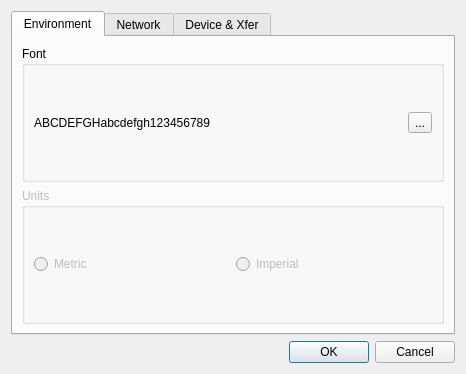
<ui version="4.0" >
 <class>IDlgConfig</class>
 <widget class="QDialog" name="IDlgConfig" >
  <property name="geometry" >
   <rect>
    <x>0</x>
    <y>0</y>
    <width>466</width>
    <height>374</height>
   </rect>
  </property>
  <property name="windowTitle" >
   <string>Dialog</string>
  </property>
  <layout class="QVBoxLayout" >
   <item>
    <widget class="QTabWidget" name="tabWidget" >
     <property name="currentIndex" >
      <number>0</number>
     </property>
     <widget class="QWidget" name="tab" >
      <attribute name="title" >
       <string>Environment</string>
      </attribute>
      <layout class="QVBoxLayout" >
       <item>
        <widget class="QGroupBox" name="groupBox" >
         <property name="title" >
          <string>Font</string>
         </property>
         <layout class="QHBoxLayout" >
          <item>
           <widget class="QLabel" name="labelFont" >
            <property name="text" >
             <string>ABCDEFGHabcdefgh123456789</string>
            </property>
           </widget>
          </item>
          <item>
           <widget class="QToolButton" name="toolFont" >
            <property name="text" >
             <string>...</string>
            </property>
           </widget>
          </item>
         </layout>
        </widget>
       </item>
       <item>
        <widget class="QGroupBox" name="groupBox_2" >
         <property name="enabled" >
          <bool>false</bool>
         </property>
         <property name="title" >
          <string>Units</string>
         </property>
         <layout class="QHBoxLayout" >
          <item>
           <widget class="QRadioButton" name="radioMetric" >
            <property name="text" >
             <string>Metric</string>
            </property>
           </widget>
          </item>
          <item>
           <widget class="QRadioButton" name="radioImperial" >
            <property name="text" >
             <string>Imperial</string>
            </property>
           </widget>
          </item>
         </layout>
        </widget>
       </item>
      </layout>
     </widget>
     <widget class="QWidget" name="tab_2" >
      <attribute name="title" >
       <string>Network</string>
      </attribute>
      <layout class="QVBoxLayout" >
       <item>
        <widget class="QGroupBox" name="groupBox_4" >
         <property name="title" >
          <string>Proxy</string>
         </property>
         <layout class="QVBoxLayout" >
          <item>
           <widget class="QCheckBox" name="checkProxy" >
            <property name="text" >
             <string>enable</string>
            </property>
           </widget>
          </item>
          <item>
           <layout class="QHBoxLayout" >
            <item>
             <widget class="QLabel" name="label" >
              <property name="text" >
               <string>URL</string>
              </property>
             </widget>
            </item>
            <item>
             <widget class="QLineEdit" name="lineProxyURL" />
            </item>
            <item>
             <widget class="QLabel" name="label_4" >
              <property name="text" >
               <string>Port</string>
              </property>
             </widget>
            </item>
            <item>
             <widget class="QLineEdit" name="lineProxyPort" >
              <property name="inputMask" >
               <string>00000; </string>
              </property>
              <property name="text" >
               <string>8080</string>
              </property>
             </widget>
            </item>
           </layout>
          </item>
         </layout>
        </widget>
       </item>
       <item>
        <widget class="QGroupBox" name="groupBox_5" >
         <property name="title" >
          <string>Browser</string>
         </property>
         <layout class="QVBoxLayout" >
          <item>
           <widget class="QComboBox" name="comboBrowser" >
            <item>
             <property name="text" >
              <string>Firefox</string>
             </property>
            </item>
            <item>
             <property name="text" >
              <string>Konqueror</string>
             </property>
            </item>
            <item>
             <property name="text" >
              <string>other (needs command line)</string>
             </property>
            </item>
           </widget>
          </item>
          <item>
           <widget class="QLineEdit" name="lineBrowserCmd" >
            <property name="enabled" >
             <bool>false</bool>
            </property>
            <property name="text" >
             <string>my command %s</string>
            </property>
           </widget>
          </item>
          <item>
           <widget class="QLabel" name="label_5" >
            <property name="text" >
             <string>%s will be replaced by URL</string>
            </property>
           </widget>
          </item>
         </layout>
        </widget>
       </item>
      </layout>
     </widget>
     <widget class="QWidget" name="Seite" >
      <attribute name="title" >
       <string>Device &amp;&amp; Xfer</string>
      </attribute>
      <layout class="QVBoxLayout" >
       <item>
        <widget class="QComboBox" name="comboDevice" />
       </item>
       <item>
        <widget class="QGroupBox" name="groupDevice" >
         <property name="enabled" >
          <bool>false</bool>
         </property>
         <property name="title" >
          <string>Device</string>
         </property>
         <layout class="QVBoxLayout" >
          <item>
           <layout class="QHBoxLayout" >
            <item>
             <widget class="QLabel" name="label_6" >
              <property name="text" >
               <string>IP Address</string>
              </property>
             </widget>
            </item>
            <item>
             <widget class="QLineEdit" name="lineDevIPAddr" />
            </item>
            <item>
             <widget class="QLabel" name="label_7" >
              <property name="text" >
               <string>Port</string>
              </property>
             </widget>
            </item>
            <item>
             <widget class="QLineEdit" name="lineDevIPPort" />
            </item>
           </layout>
          </item>
          <item>
           <layout class="QHBoxLayout" >
            <item>
             <widget class="QLabel" name="label_8" >
              <property name="text" >
               <string>Serial Port</string>
              </property>
             </widget>
            </item>
            <item>
             <widget class="QLineEdit" name="lineDevSerialPort" />
            </item>
           </layout>
          </item>
         </layout>
        </widget>
       </item>
       <item>
        <widget class="QGroupBox" name="groupBox_7" >
         <property name="enabled" >
          <bool>false</bool>
         </property>
         <property name="title" >
          <string>Upload All</string>
         </property>
         <layout class="QHBoxLayout" >
          <item>
           <widget class="QCheckBox" name="checkBox" >
            <property name="text" >
             <string>CheckBox</string>
            </property>
           </widget>
          </item>
          <item>
           <widget class="QCheckBox" name="checkBox_2" >
            <property name="text" >
             <string>CheckBox</string>
            </property>
           </widget>
          </item>
          <item>
           <widget class="QCheckBox" name="checkBox_3" >
            <property name="text" >
             <string>CheckBox</string>
            </property>
           </widget>
          </item>
         </layout>
        </widget>
       </item>
       <item>
        <widget class="QGroupBox" name="groupBox_8" >
         <property name="enabled" >
          <bool>false</bool>
         </property>
         <property name="title" >
          <string>Download All</string>
         </property>
         <layout class="QHBoxLayout" >
          <item>
           <widget class="QCheckBox" name="checkBox_4" >
            <property name="text" >
             <string>CheckBox</string>
            </property>
           </widget>
          </item>
          <item>
           <widget class="QCheckBox" name="checkBox_5" >
            <property name="text" >
             <string>CheckBox</string>
            </property>
           </widget>
          </item>
          <item>
           <widget class="QCheckBox" name="checkBox_6" >
            <property name="text" >
             <string>CheckBox</string>
            </property>
           </widget>
          </item>
         </layout>
        </widget>
       </item>
      </layout>
     </widget>
    </widget>
   </item>
   <item>
    <widget class="QDialogButtonBox" name="buttonBox" >
     <property name="orientation" >
      <enum>Qt::Horizontal</enum>
     </property>
     <property name="standardButtons" >
      <set>QDialogButtonBox::Cancel|QDialogButtonBox::NoButton|QDialogButtonBox::Ok</set>
     </property>
    </widget>
   </item>
  </layout>
 </widget>
 <resources/>
 <connections>
  <connection>
   <sender>buttonBox</sender>
   <signal>accepted()</signal>
   <receiver>IDlgConfig</receiver>
   <slot>accept()</slot>
   <hints>
    <hint type="sourcelabel" >
     <x>248</x>
     <y>254</y>
    </hint>
    <hint type="destinationlabel" >
     <x>157</x>
     <y>274</y>
    </hint>
   </hints>
  </connection>
  <connection>
   <sender>buttonBox</sender>
   <signal>rejected()</signal>
   <receiver>IDlgConfig</receiver>
   <slot>reject()</slot>
   <hints>
    <hint type="sourcelabel" >
     <x>316</x>
     <y>260</y>
    </hint>
    <hint type="destinationlabel" >
     <x>286</x>
     <y>274</y>
    </hint>
   </hints>
  </connection>
 </connections>
</ui>
